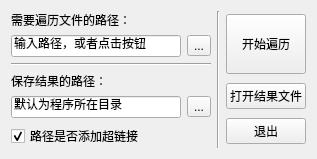
<?xml version="1.0" encoding="UTF-8"?>
<ui version="4.0">
 <class>Form</class>
 <widget class="QWidget" name="Form">
  <property name="geometry">
   <rect>
    <x>0</x>
    <y>0</y>
    <width>317</width>
    <height>151</height>
   </rect>
  </property>
  <property name="windowTitle">
   <string>文件遍历</string>
  </property>
  <layout class="QHBoxLayout" name="horizontalLayout_4">
   <item>
    <layout class="QHBoxLayout" name="horizontalLayout_3">
     <item>
      <layout class="QVBoxLayout" name="verticalLayout">
       <item>
        <widget class="QLabel" name="label_path">
         <property name="text">
          <string>需要遍历文件的路径：</string>
         </property>
        </widget>
       </item>
       <item>
        <layout class="QHBoxLayout" name="horizontalLayout">
         <item>
          <widget class="QLineEdit" name="line_edit_path_travel">
           <property name="text">
            <string>输入路径，或者点击按钮</string>
           </property>
          </widget>
         </item>
         <item>
          <widget class="QToolButton" name="button_path_travel">
           <property name="text">
            <string>...</string>
           </property>
          </widget>
         </item>
        </layout>
       </item>
       <item>
        <widget class="Line" name="line">
         <property name="orientation">
          <enum>Qt::Horizontal</enum>
         </property>
        </widget>
       </item>
       <item>
        <widget class="QLabel" name="label_result">
         <property name="text">
          <string>保存结果的路径：</string>
         </property>
        </widget>
       </item>
       <item>
        <layout class="QHBoxLayout" name="horizontalLayout_2">
         <item>
          <widget class="QLineEdit" name="line_edit_result">
           <property name="text">
            <string>默认为程序所在目录</string>
           </property>
          </widget>
         </item>
         <item>
          <widget class="QToolButton" name="button_result">
           <property name="text">
            <string>...</string>
           </property>
          </widget>
         </item>
        </layout>
       </item>
       <item>
        <widget class="QCheckBox" name="check_box_hyperlink">
         <property name="text">
          <string>路径是否添加超链接</string>
         </property>
         <property name="checked">
          <bool>true</bool>
         </property>
        </widget>
       </item>
      </layout>
     </item>
     <item>
      <widget class="Line" name="line_2">
       <property name="orientation">
        <enum>Qt::Vertical</enum>
       </property>
      </widget>
     </item>
     <item>
      <layout class="QVBoxLayout" name="verticalLayout_2">
       <item>
        <widget class="QPushButton" name="button_start">
         <property name="minimumSize">
          <size>
           <width>0</width>
           <height>60</height>
          </size>
         </property>
         <property name="text">
          <string>开始遍历</string>
         </property>
        </widget>
       </item>
       <item>
        <widget class="QPushButton" name="button_open_result">
         <property name="text">
          <string>打开结果文件</string>
         </property>
        </widget>
       </item>
       <item>
        <widget class="QPushButton" name="button_quit">
         <property name="text">
          <string>退出</string>
         </property>
        </widget>
       </item>
      </layout>
     </item>
    </layout>
   </item>
  </layout>
 </widget>
 <resources/>
 <connections/>
 <slots>
  <slot>path_get_button()</slot>
 </slots>
</ui>
